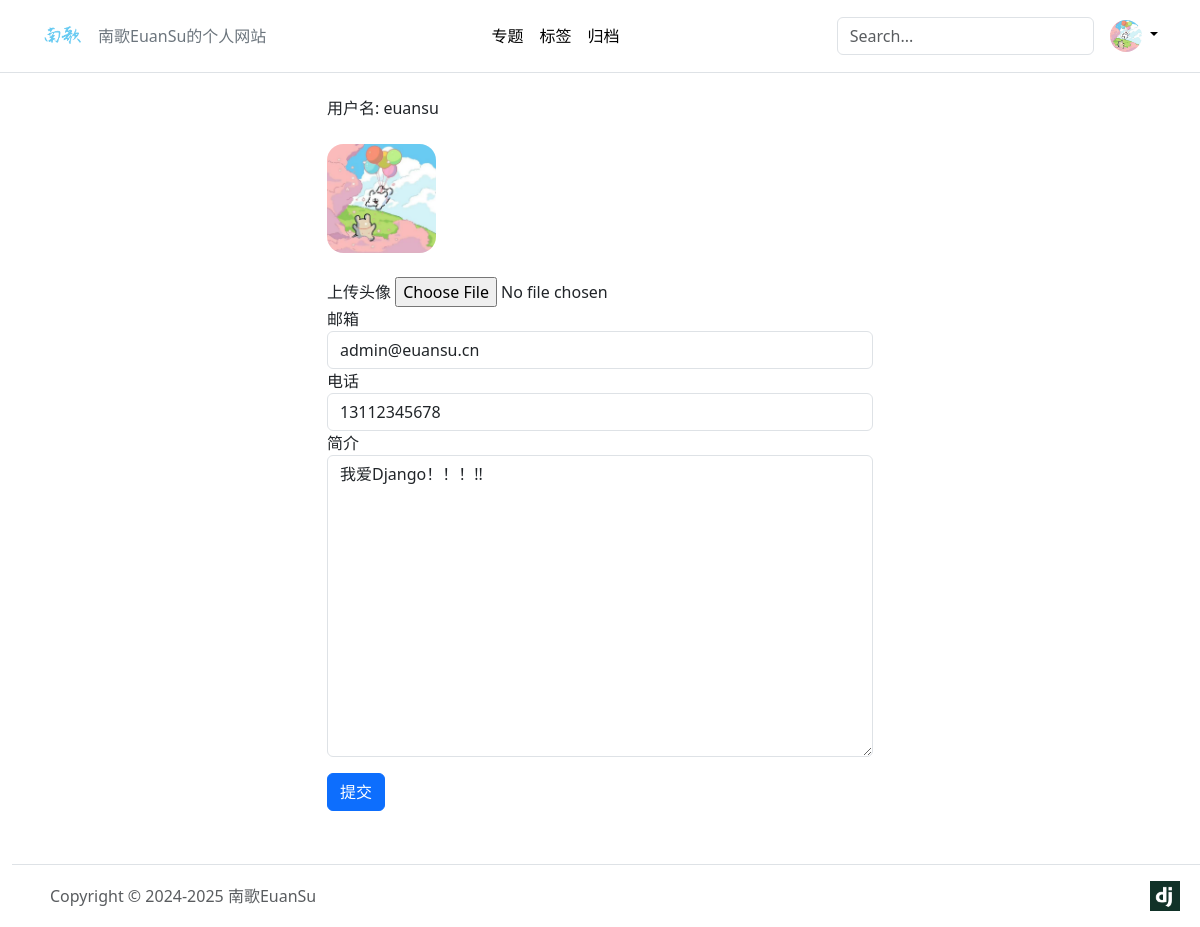
The app's page /userprofile/edit/2/ (signed in), older data.
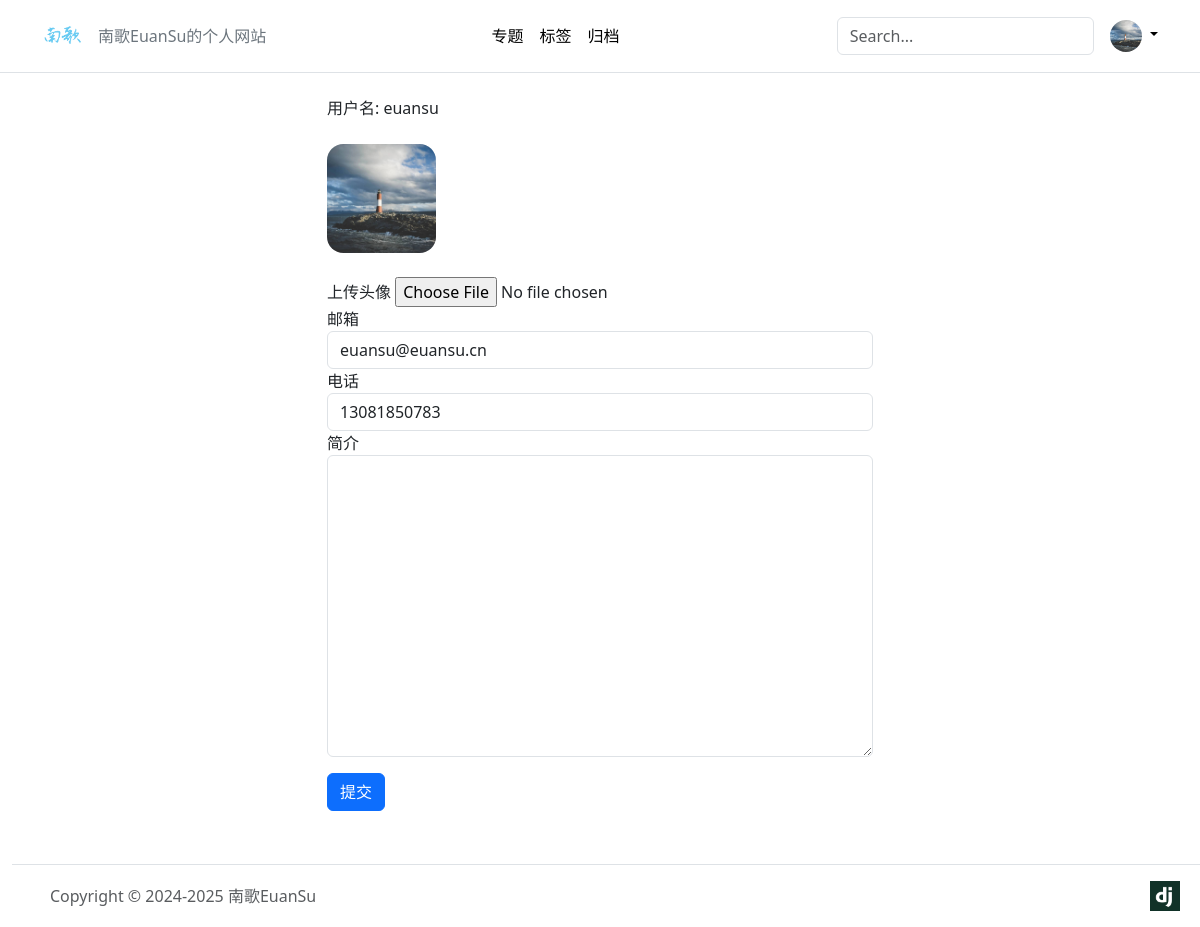
The same page, newer data.
### apps/userprofile/models.py (models this page shows)
class UserInfo(AbstractUser):
    phone = models.CharField(max_length=20, blank=True)
    avatar = models.ImageField(upload_to='avatar/', blank=True)
    bio = models.TextField(max_length=500, blank=True)

### apps/userprofile/views.py (the view)
# urls.py: path('edit/<int:id>/', views.user_edit, name='edit'),
@login_required(login_url='/userprofile/login/')
def user_edit(request, id):
    user = UserInfo.objects.get(id=id)
    if request.method == 'POST':
        if request.user != user:
            return HttpResponse("你没有权限修改此用户信息。")
        user_obj_form = UserEditForm(data=request.POST)
        if user_obj_form.is_valid():
            user_obj_dic = user_obj_form.cleaned_data
            user.email = user_obj_dic['email']
            user.phone = user_obj_dic['phone']
            user.bio = user_obj_dic['bio']
            if 'avatar' in request.FILES:
                user.avatar = request.FILES['avatar']
            user.save()
            return redirect("userprofile:detail", id=id)
        else:
            user_obj_form = UserEditForm()
            context = { 'userform': user_obj_form, 'user': user, 'msg':"用户表单填写有误，请重新输出~" }
            return render(request, 'userprofile/edit.html', context)
    elif request.method == 'GET':
        user_obj_form = UserEditForm()
        context = { 'userform': user_obj_form, 'user': user }
        return render(request, 'userprofile/edit.html', context)
    else:
        return HttpResponse("请使用GET或POST请求数据")

### apps/userprofile/forms.py
class UserEditForm(forms.ModelForm):
    class Meta:
        model = UserInfo
        fields = ('phone', 'avatar', 'bio', 'email')

### DjangoBlog/context_processors.py (called while the page is built)
def site_settings(request):
    return {
        'SITE_NAME': settings.SITE_NAME,
    }

### templates/userprofile/edit.html (shortened to what this page needs)
{% extends "base.html" %} {% load static %}
{% block content %}
<div class="container">
    <div class="row justify-content-center">
        <div class="col-6">
            <br>
            <div class="col-12">用户名: {{ user.username }}</div>
            <br>
            {% if user.avatar %}
            <img src="{{ user.avatar.url }}" style="max-width: 20%; border-radius: 15%;" class="col-md-4">
            <br>
            {% else %}
            <h5 class="col-6">暂无头像</h5>
            {% endif %}
            <br>
            <form method="post" action="."  enctype="multipart/form-data">
                <div class="form-group">
                    <label for="avatar">上传头像</label>
                    <input type="file" class="form-control-file" name="avatar" id="avatar">
                </div>
                <div class="form-group col-12">
                    <label for="email">邮箱</label>
                    <input type="text" class="form-control" id="email" name="email" value="{{ user.email }}">
                </div>
                <div class="form-group col-12">
                    <label for="phone">电话</label>
                    <input type="text" class="form-control" id="phone" name="phone" value="{{ user.phone }}">
                </div>
                <div class="form-group col-12">
                    <label for="bio">简介</label>
                    <textarea type="text" class="form-control" id="bio" name="bio" rows="12">{{ user.bio }}</textarea>
                </div>
                <button type="submit" class="btn btn-primary my-3">提交</button>
            </form>
        </div>
    </div>
</div>
{% endblock content %}

### templates/base.html (shortened to what this page needs)
{% load static %}
<!DOCTYPE html>
<html lang="zh-cn">
<head>
    <link href="{% static 'css/bootstrap.min.css' %}" rel="stylesheet">
    <link rel="stylesheet" href="{% static 'css/monokai.css' %}">
    <link rel="stylesheet" href="{% static 'css/custom.css' %}">
</head>
<body>
    {% include 'header.html' %}
    <main>
        {% block content %}{% endblock content %}
    </main>
    {% include 'footer.html' %}
</body>
</html>

### templates/header.html (shortened to what this page needs)
{% load static %}
<header class="p-3 mb-3 border-bottom header-fixed">
  <div class="container">
    <div class="d-flex flex-wrap align-items-center justify-content-center justify-content-lg-start">
      <a href="/"
        class="d-flex align-items-center mb-2 mb-lg-0 link-body-emphasis text-decoration-none">
        <img src="{% static 'images/logo.png' %}" width="40" height="40" alt="Logo" class="bi me-2">
      </a>
      <ul class="nav col-12 col-lg-auto me-lg-auto mb-2 justify-content-center mb-md-0">
        <li><a href="/" class="nav-link px-2 link-secondary">{{ SITE_NAME }}</a></li>
      </ul>
      <ul class="nav col-12 col-lg-auto me-lg-auto mb-2 justify-content-center mb-md-0">
        <li><a href="/article/category/" class="nav-link px-2 link-body-emphasis">专题</a></li>
        <li><a href="#" class="nav-link px-2 link-body-emphasis">标签</a></li>
        <li><a href="#" class="nav-link px-2 link-body-emphasis">归档</a></li>
      </ul>
      <form class="col-12 col-lg-auto mb-3 mb-lg-0 me-lg-3" role="search">
        <input type="search" class="form-control"
          placeholder="Search..." aria-label="Search">
      </form>
      {% if user.is_authenticated %}
      <div class="dropdown text-end"> <a href="#"
        class="d-block link-body-emphasis text-decoration-none dropdown-toggle" data-bs-toggle="dropdown"
        aria-expanded="false">
        {% if user.avatar %}
          <img src="{{ user.avatar.url }}" alt="{{ user.username }}" width="32" height="32" class="rounded-circle">
        {% else %}
          <img src="https://github.com/mdo.png" alt="mdo" width="32" height="32" class="rounded-circle">
        {% endif %}
        </a>
      </div>
      {% endif %}
    </div>
  </div>
</header>

### templates/footer.html (shortened to what this page needs)
{% load static %}
<div class="container-fluid">
    <footer class="d-flex flex-wrap justify-content-between align-items-center py-3 border-top footer">
        <div class="col-md-4 d-flex align-items-center">
            <a href="/"
                class="mb-3 me-2 mb-md-0 text-body-secondary text-decoration-none lh-1" aria-label="Bootstrap"> <svg
                    class="bi" width="30" height="24" aria-hidden="true">
                    <use xlink:href="#bootstrap"></use>
                </svg> </a> <span class="mb-3 mb-md-0 text-body-secondary">Copyright © 2024-<script>document.write(new Date().getFullYear())</script> 南歌EuanSu</span> </div>
        <ul class="nav col-md-4 justify-content-end list-unstyled d-flex me-4">
            <li class="ms-3">
                <a class="text-body-secondary" href="https://www.djangoproject.com/" aria-label="Django">
                    <img src="{% static 'images/django-logo.png' %}" width="30" height="30" alt="Logo" class="bi me-2">
                </a>
            </li>
        </ul>
    </footer>
</div>

### static/css/custom.css (style rules this page uses)
body { padding-top: 72px; }
.header-fixed { position: fixed; top: 0; left: 0; right: 0; width: 100%; z-index: 1030; background-color: white; }

### templates/footer.html (style rules this page uses)
.footer { position: fixed; bottom: 0; width: 100%; background-color: white; z-index: 1000; }
body { margin-bottom: 100px; }

Row changes from the older to the newer data that the page shows:
changed UserInfo "euansu": avatar: a different picture; email "admin@euansu.cn" → "euansu@euansu.cn"; phone "13112345678" → "13081850783"; bio "我爱Django！！！!!" → (not shown)
